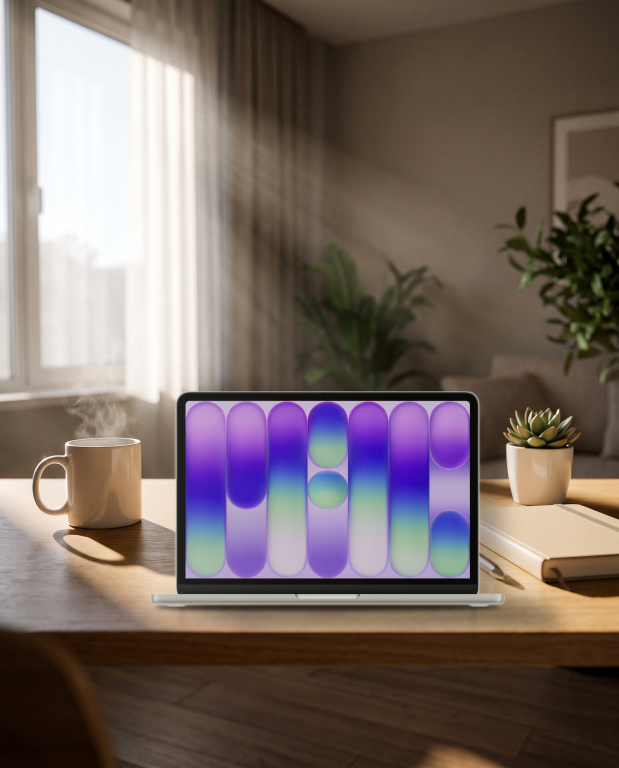
#> input picture marketing/semana-2026-11-16/segunda-16-11/macbook-na-mesa-1.jpg, 1856 x 2304 px (shown at 1/3 size)
$ python artes_macbook_mesa.py
#> lines starting #> are read from the running program, lines starting #| are printed output that depends on the picture
# Artes do MacBook Neo PRATEADO na mesa (foto oficial montada no cenário de mesa): feed 1080x1350 e story 1080x1920.
# Faixa verde da marca em cima (nome) e embaixo (lance + data). Uso: artes_macbook_mesa.py <lance>
import os, sys
import numpy as np
from PIL import Image, ImageDraw, ImageFont
AQ = os.path.dirname(os.path.abspath(__file__)); OUT = os.path.dirname(AQ); MK = '/home/user/Leil-onozaplivoo/marketing'
LANCE = sys.argv[1] if len(sys.argv) > 1 else '397'
F = lambda p, t: ImageFont.truetype(f'/usr/share/fonts/opentype/inter/InterDisplay-{p}.otf', t)
BRANCO, CREME, OURO, OURO2, VERDE, ESC = (247, 247, 244), (214, 230, 218), (226, 186, 104), (246, 214, 140), (14, 58, 37), (5, 28, 17)
FOTO = Image.open(f'{OUT}/macbook-na-mesa-1.jpg').convert('RGBA')

def degrade(b, y0, y1, cor, a0, a1):
    W = b.width; g = np.zeros((y1 - y0, W, 4), np.uint8); g[..., :3] = cor
    g[..., 3] = np.linspace(a0, a1, y1 - y0)[:, None].astype(np.uint8); b.alpha_composite(Image.fromarray(g), (0, y0))
def logo(b, y, larg=150):
    lg = Image.open(f'{MK}/marca/logo-horizontal-transparente.png').convert('RGBA'); lg.thumbnail((larg, 62)); b.alpha_composite(lg, ((b.width - lg.width) // 2, y))
def centro(d, W, y, t, f, cor): d.text((W / 2, y), t, font=f, fill=cor, anchor='mm')
def lance(d, W, y, tam):
    fR, fN = F('Medium', tam * 34 // 100), F('Bold', tam); wr = d.textlength('R$ ', font=fR); wn = d.textlength(LANCE, font=fN); x0 = (W - wr - wn) / 2
    d.text((x0, y), 'R$', font=fR, fill=OURO2, anchor='ls'); d.text((x0 + wr, y), LANCE, font=fN, fill=OURO2, anchor='ls')
def pilula(d, W, cy, t, f):
    wt = d.textlength(t, font=f); h = f.size + 30
    d.rounded_rectangle((W / 2 - wt / 2 - 40, cy - h / 2, W / 2 + wt / 2 + 40, cy + h / 2), h / 2, fill=ESC, outline=OURO, width=2); d.text((W / 2, cy), t, font=f, fill=BRANCO, anchor='mm')

def arte(W, H, nome, y_foto, cfg):
#> called with W = 1080, H = 1350, nome = 'arte-macbook-mesa-feed.jpg', y_foto = -150
    b = Image.new('RGBA', (W, H), VERDE + (255,)); f = FOTO.resize((W, int(FOTO.height * W / FOTO.width)), Image.LANCZOS); b.alpha_composite(f, (0, y_foto))
#> after `b = Image.new('RGBA', (W, H), VERDE + (255,))`:
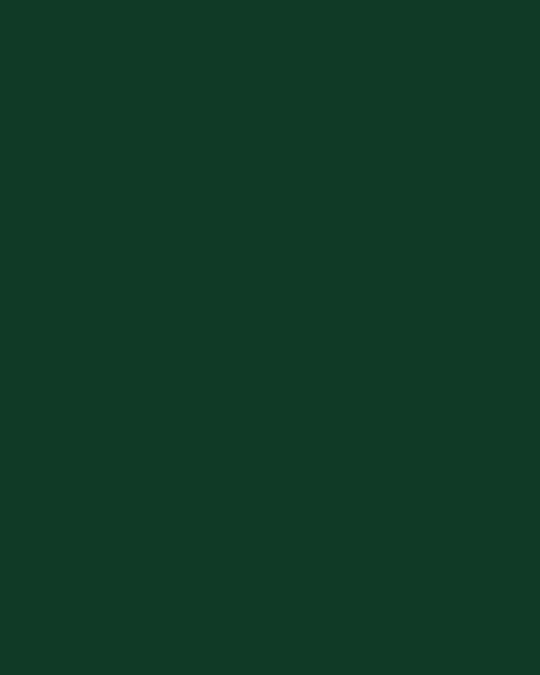
#> b: PIL image 1080x1350 RGBA (shown at 1/2 size); mean R, G, B, A 14, 58, 37, 255
#> after `b.alpha_composite(f, (0, y_foto))`:
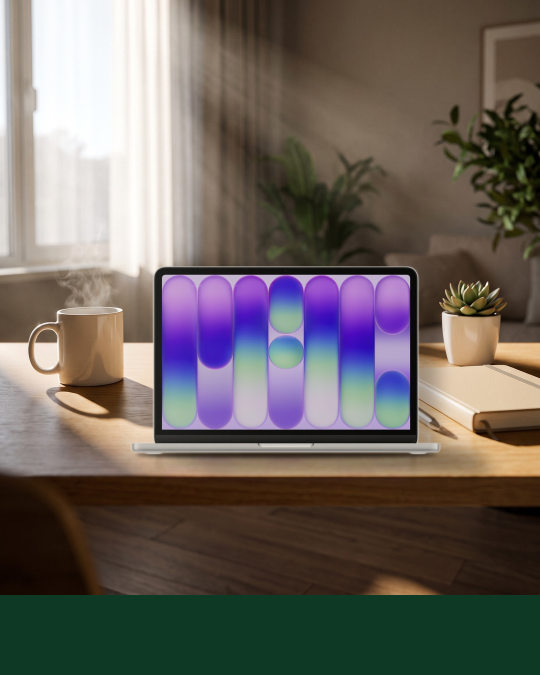
#> b: PIL image 1080x1350 RGBA (shown at 1/2 size); mean R, G, B, A 108.5, 100.6, 94.8, 255
    degrade(b, 0, cfg['topo'], VERDE, 250, 0) if y_foto <= 0 else degrade(b, y_foto, y_foto + 260, VERDE, 255, 0)
#> in degrade, `b.alpha_composite(Image.fromarray(g), (0, y0))`:
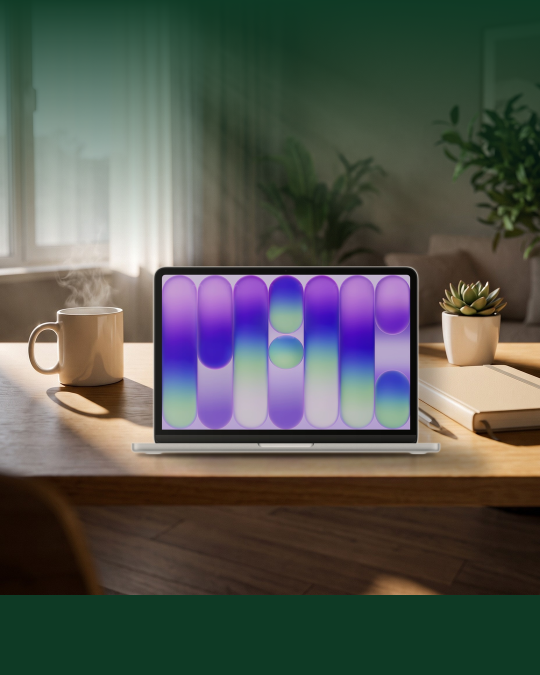
#> b: PIL image 1080x1350 RGBA (shown at 1/2 size); mean R, G, B, A 84.8, 87.2, 79.6, 255
#> in degrade, `b.alpha_composite(Image.fromarray(g), (0, y0))`:
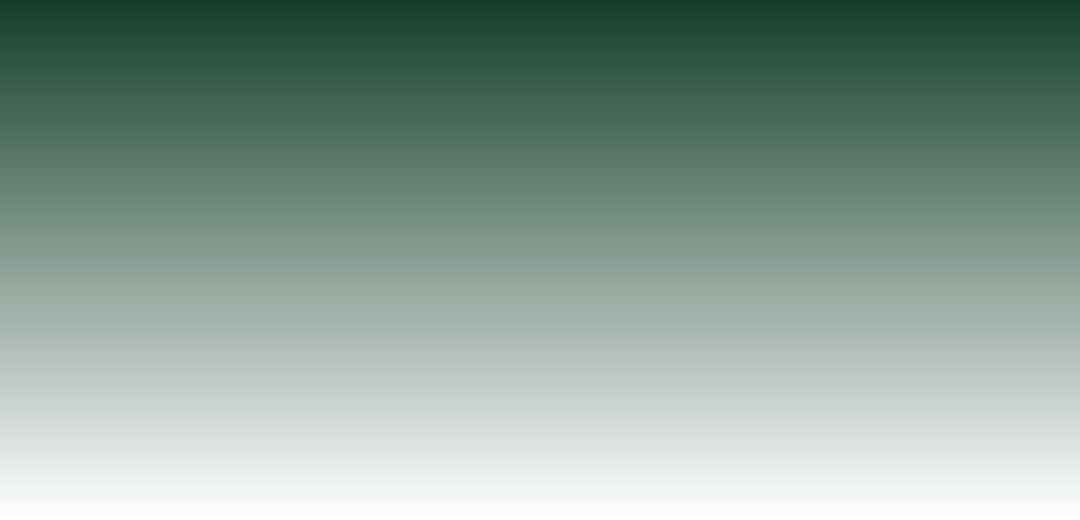
#> g: shape (520, 1080, 4); mean R, G, B, A 14, 58, 37, 124.5; transparent parts drawn white
    degrade(b, cfg['base'] - 220, cfg['base'], VERDE, 0, 255); ImageDraw.Draw(b).rectangle((0, cfg['base'], W, H), fill=VERDE)
#> call 2 of degrade, with y0 = 930, y1 = 1150, cor = (14, 58, 37), a0 = 0, a1 = 255
#> in degrade (call 2), `b.alpha_composite(Image.fromarray(g), (0, y0))`:
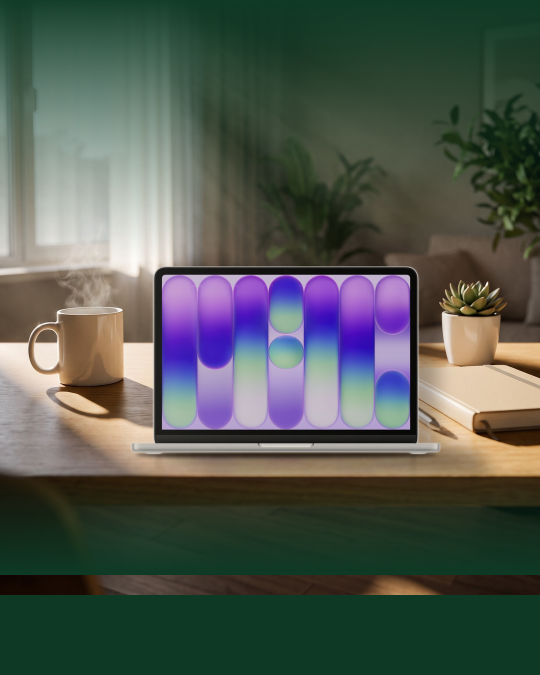
#> b: PIL image 1080x1350 RGBA (shown at 1/2 size); mean R, G, B, A 81.5, 88.8, 80.5, 255
#> in degrade (call 2), `b.alpha_composite(Image.fromarray(g), (0, y0))`:
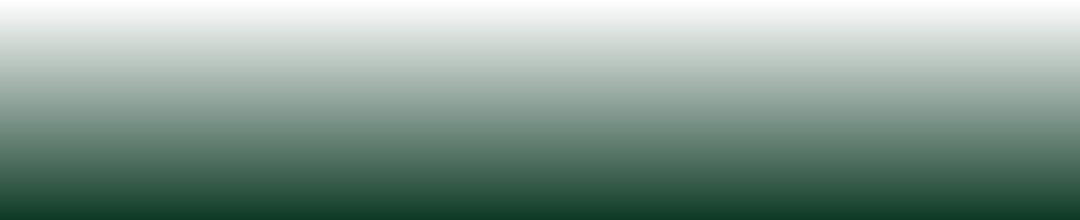
#> g: shape (220, 1080, 4); mean R, G, B, A 14, 58, 37, 127; transparent parts drawn white
#> after `ImageDraw.Draw(b).rectangle((0, cfg['base'], W, H), fill=VERDE)`:
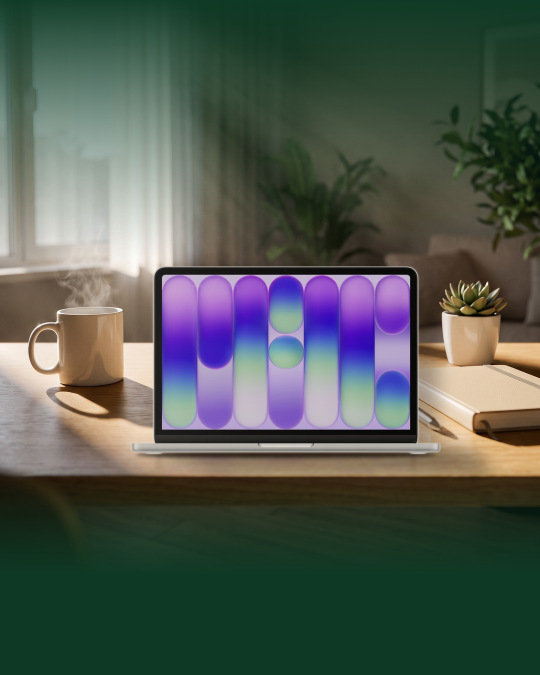
#> b: PIL image 1080x1350 RGBA (shown at 1/2 size); mean R, G, B, A 80.2, 89.4, 80.8, 255
    d = ImageDraw.Draw(b); logo(b, cfg['logo']); d = ImageDraw.Draw(b)
    centro(d, W, cfg['kicker'], ' '.join('LEILÃO DE QUARTA · 20H'), F('SemiBold', 30), OURO)
    centro(d, W, cfg['nome'], 'MacBook Neo 13"', F('Bold', cfg['tam']), BRANCO)
    centro(d, W, cfg['sub'], 'Prateado  ·  Chip A18 Pro  ·  256GB', F('Medium', 36), CREME)
    centro(d, W, cfg['rot'], ' '.join('LANCE ATUAL'), F('SemiBold', 30), OURO); lance(d, W, cfg['lance'], cfg['tl'])
    pilula(d, W, cfg['data'], 'quarta-feira, 18/11, às 20h', F('SemiBold', 36))
    b.convert('RGB').save(f'{OUT}/{nome}', quality=95); print('ok', nome)

#> (the run stopped early here; a loop or call above may not have finished)
